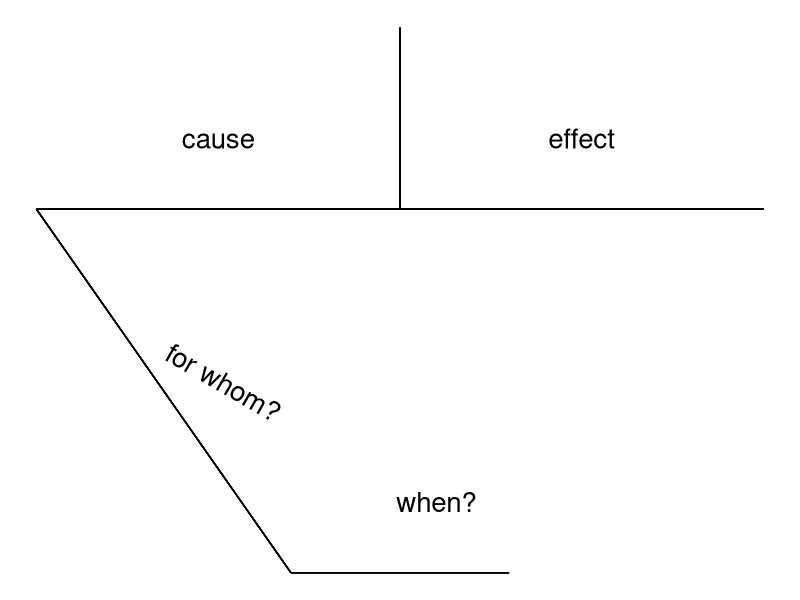
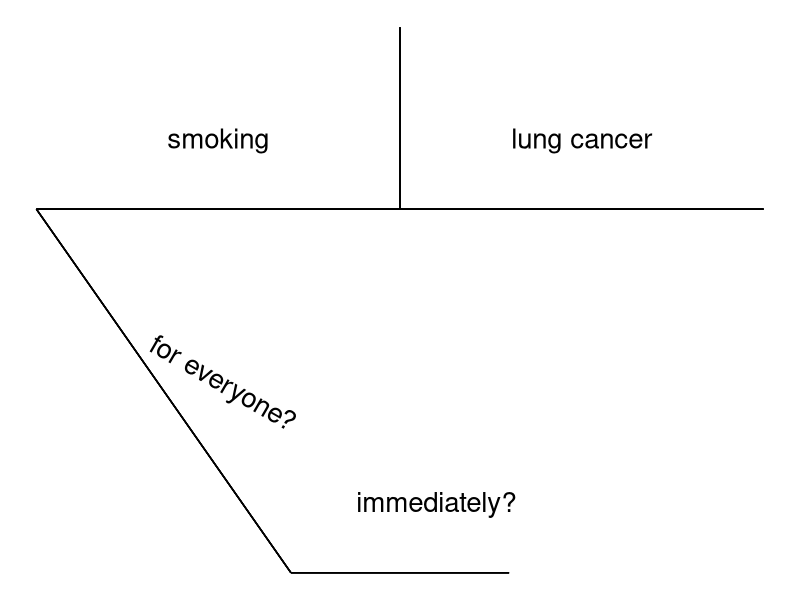
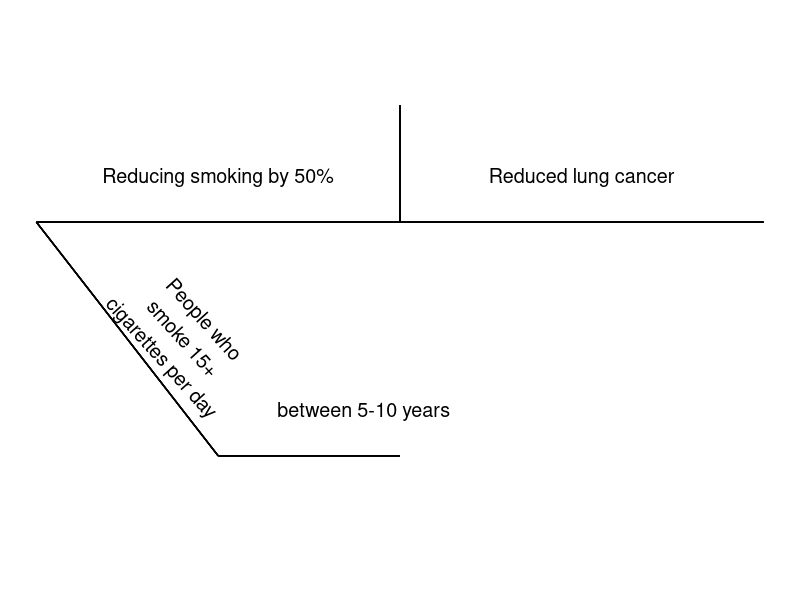
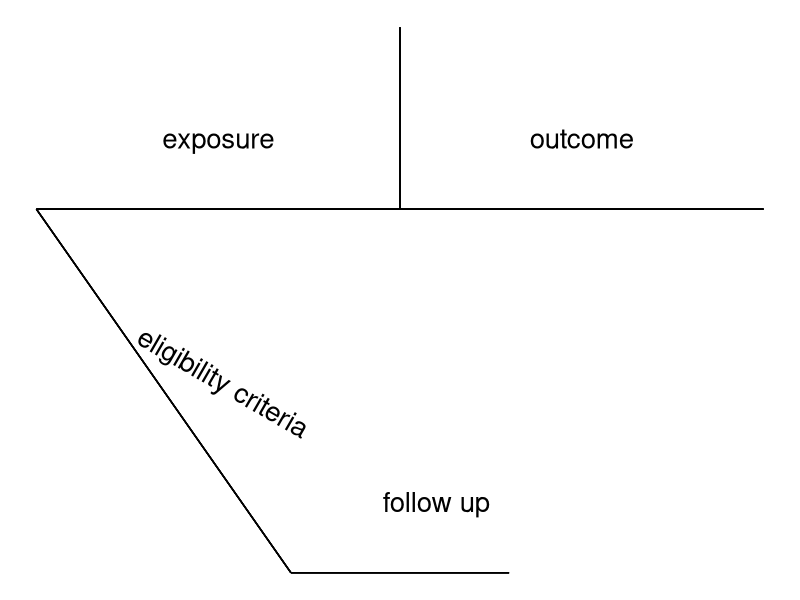

The R source for these figures, in order:
## ---- chunk 1
#| echo: false
#| fig-cap: "Example of diagraming a causal claim"
#| fig-height: 2
#| label: fig-diagram-1
library(ggplot2)

data <- data.frame(labels = c("cause", "effect", "for whom?", "when?"),
                   x = c(1.25, 1.75, 1.25, 1.55),
                   y = c(1, 1, 0.8, 0.7),
                   angle = c(0, 0, -30, 0))  

ggplot(data, aes(x = x, y = y)) +
  geom_text(aes(label = labels, angle = angle, vjust = 0), 
            size = 7) +
  geom_segment(aes(x = 1, xend = 2, y = 0.95, yend = 0.95)) +  
  geom_segment(aes(x = 1.5, xend = 1.5, y = 0.95, yend = 1.1)) +
  geom_segment(aes(x = 1, xend = 1.35, y = 0.95, yend = 0.65)) +
  geom_segment(aes(x = 1.35, xend = 1.65, y = 0.65, yend = 0.65)) +
  theme_void()
## ---- chunk 2
#| echo: false
#| label: fig-diagram-2
#| fig-height: 2
#| fig-cap: "Diagram of the causal claim \"smoking causes cancer\"."
data <- data.frame(labels = c("smoking", "lung cancer", "for everyone?", "immediately?"),
                   x = c(1.25, 1.75, 1.25, 1.55),
                   y = c(1, 1, 0.8, 0.7),
                   angle = c(0, 0, -30, 0))  

ggplot(data, aes(x = x, y = y)) +
  geom_text(aes(label = labels, angle = angle, vjust = 0), 
            size = 7) +
  geom_segment(aes(x = 1, xend = 2, y = 0.95, yend = 0.95)) +  
  geom_segment(aes(x = 1.5, xend = 1.5, y = 0.95, yend = 1.1)) +
  geom_segment(aes(x = 1, xend = 1.35, y = 0.95, yend = 0.65)) +
  geom_segment(aes(x = 1.35, xend = 1.65, y = 0.65, yend = 0.65)) +
  theme_void()
## ---- chunk 3
#| echo: false
#| fig-cap: "Example diagram of a more specific causal claim based on results from @godtfredsen2005effect"
#| label: fig-diagram-3

data <- data.frame(labels = c("Reducing smoking by 50%", "Reduced lung cancer", "People who\nsmoke 15+\ncigarettes per day", "between 5-10 years"),
                   x = c(1, 2, .83, 1.4),
                   y = c(1, 1, 0.77, 0.7),
                   angle = c(0, 0, -48, 0))  

ggplot(data, aes(x = x, y = y)) +
  geom_text(aes(label = labels, angle = angle, vjust = 0), size = 5) +
  geom_segment(aes(x = 0.5, xend = 2.5, y = 0.95, yend = 0.95)) +  
  geom_segment(aes(x = 1.5, xend = 1.5, y = 0.95, yend = 1.1)) +
  geom_segment(aes(x = 0.5, xend = 1, y = 0.95, yend = 0.65)) +
  geom_segment(aes(x = 1, xend = 1.5, y = 0.65, yend = 0.65)) +
  xlim(c(0.5, 2.5)) +
  ylim(c(0.5, 1.2)) +
  theme_void()
## ---- chunk 4
#| echo: false
#| label: fig-diagram-4
#| fig-height: 2
#| fig-cap: "Example diagram mapped to causal analysis terminology"
data <- data.frame(labels = c("exposure", "outcome", "eligibility criteria", "follow up"),
                   x = c(1.25, 1.75, 1.25, 1.55),
                   y = c(1, 1, 0.8, 0.7),
                   angle = c(0, 0, -30, 0))  

ggplot(data, aes(x = x, y = y)) +
  geom_text(aes(label = labels, angle = angle, vjust = 0), 
            size = 7) +
  geom_segment(aes(x = 1, xend = 2, y = 0.95, yend = 0.95)) +  
  geom_segment(aes(x = 1.5, xend = 1.5, y = 0.95, yend = 1.1)) +
  geom_segment(aes(x = 1, xend = 1.35, y = 0.95, yend = 0.65)) +
  geom_segment(aes(x = 1.35, xend = 1.65, y = 0.65, yend = 0.65)) +
  theme_void()
